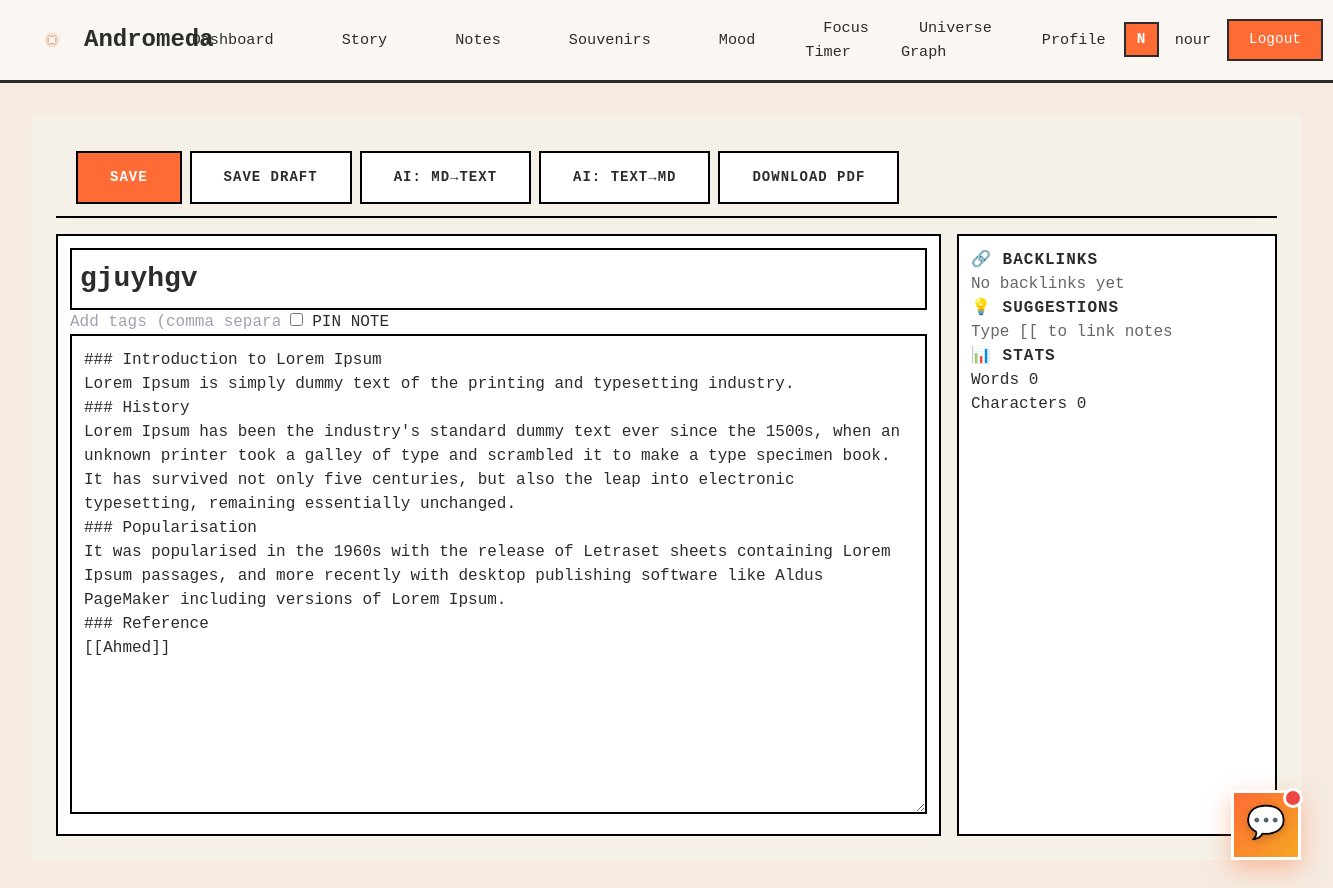
/notes/3/edit/ (signed in), run on an earlier commit of the app's database.
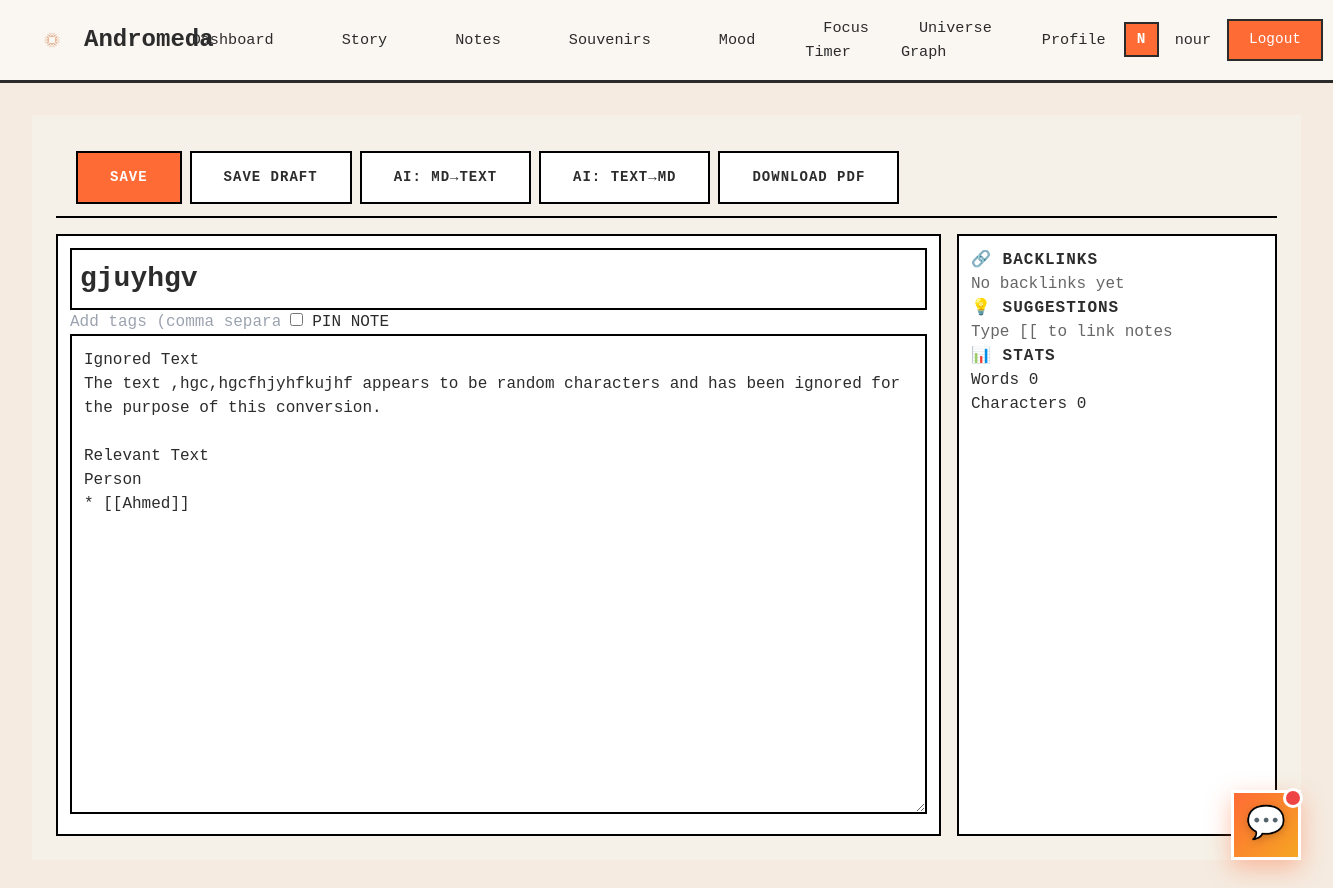
And on a later commit of the database.
### notes/models.py (models this page shows, shortened)
class Note(models.Model):
    user = models.ForeignKey(settings.AUTH_USER_MODEL, on_delete=models.CASCADE, related_name='user_notes')
    title = models.CharField(max_length=255)
    slug = models.SlugField(max_length=255, blank=True)
    content = models.TextField(blank=True)
    tags = models.ManyToManyField(Tag, blank=True, related_name='notes')
    is_pinned = models.BooleanField(default=False)
    is_archived = models.BooleanField(default=False)
    is_deleted = models.BooleanField(default=False)  # Soft delete
    created_at = models.DateTimeField(auto_now_add=True)
    updated_at = models.DateTimeField(auto_now=True)
    deleted_at = models.DateTimeField(null=True, blank=True)
    class Meta:
        ordering = ['-is_pinned', '-updated_at']
        indexes = [
            models.Index(fields=['user', '-updated_at']),
            models.Index(fields=['user', 'is_deleted']),
        ]

### notes/views.py (the view)
# urls.py: path('<int:note_id>/edit/', views.note_edit, name='edit'),
@login_required
def note_edit(request, note_id):
    note = get_object_or_404(Note, id=note_id, user=request.user, is_deleted=False)
    return render(request, 'notes/note_edit.html', {'note': note})

### notes/templates/notes/note_edit.html (shortened to what this page needs)
{% extends 'base.html' %}
{% load static %}
{% block extra_css %}
<link rel="stylesheet" href="{% static 'css/notes-editor.css' %}">
{% endblock %}
{% block content %}
<div class="editor-container">
    <div class="editor-toolbar">
        <div class="toolbar-left">
            <button id="saveBtn" class="btn-primary">SAVE</button>
            <button id="saveDraftBtn" class="btn-secondary">SAVE DRAFT</button>
            <button id="aiConvertBtn" class="btn-secondary" title="AI: Convert MD → Plain Text">AI: MD→Text</button>
            <button id="aiToMdBtn" class="btn-secondary" title="AI: Convert Plain Text → Markdown">AI: Text→MD</button>
            <button id="previewMdBtn" class="btn-secondary" title="Download PDF of rendered Markdown">Download PDF</button>
        </div>
        <div class="toolbar-right">
        </div>
    </div>
    <div class="editor-content">
        <input
            type="text"
            id="noteTitle"
            placeholder="Untitled Note"
            class="note-title-input"
            value="{% if note %}{{ note.title }}{% endif %}"
        >
        <div class="editor-meta">
            <input
                type="text"
                id="noteTags"
                placeholder="Add tags (comma separated)..."
                class="note-tags-input"
                value="{% if note %}{{ note.tags.all|join:', ' }}{% endif %}"
            >
            <label class="pin-checkbox">
                <input
                    type="checkbox"
                    id="isPinned"
                >
                <span>PIN NOTE</span>
            </label>
        </div>
        <textarea
            id="noteContent"
            class="note-content-editor"
            placeholder="Start writing... Use [[Note Title]] to link to other notes"
        >{% if note %}{{ note.content }}{% endif %}</textarea>
    </div>
    <aside class="editor-sidebar">
        <div class="sidebar-section">
            <h3 class="section-title">🔗 BACKLINKS</h3>
            <div id="backlinks" class="backlinks-list">
                <p class="muted-text">No backlinks yet</p>
            </div>
        </div>
        <div class="sidebar-section">
            <h3 class="section-title">💡 SUGGESTIONS</h3>
            <div id="suggestions" class="suggestions-list">
                <p class="muted-text">Type [[ to link notes</p>
            </div>
        </div>
        <div class="sidebar-section">
            <h3 class="section-title">📊 STATS</h3>
            <div class="stats-grid">
                <div class="stat-item">
                    <span class="stat-label">Words</span>
                    <span id="wordCount" class="stat-value">0</span>
                </div>
                <div class="stat-item">
                    <span class="stat-label">Characters</span>
                    <span id="charCount" class="stat-value">0</span>
                </div>
            </div>
        </div>
    </aside>
</div>
{% endblock %}

What changed in the data, as far as the page shows it:
changed Note "gjuyhgv": content "### Introduction to Lorem Ipsum Lorem Ipsum is simply dummy text of the printing and typesetting industry. ### History Lorem Ipsum has been the industry's standard dummy text ever since the 1500s, when an unknown printer took a galley of type and scrambled it to make a type specimen book. It has survived not only five centuries, but also the leap into electronic typesetting, remaining essentially unchanged. ### Popularisation It was popularised in the 1960s with the release of Letraset sheets containing Lorem Ipsum passages, and more recently with desktop publishing software like Aldus PageMaker including versions of Lorem Ipsum. ### Reference [[Ahmed]]" → "Ignored Text The text ,hgc,hgcfhjyhfkujhf appears to be random characters and has been ignored for the purpose of this conversion. Relevant Text Person * [[Ahmed]]"
